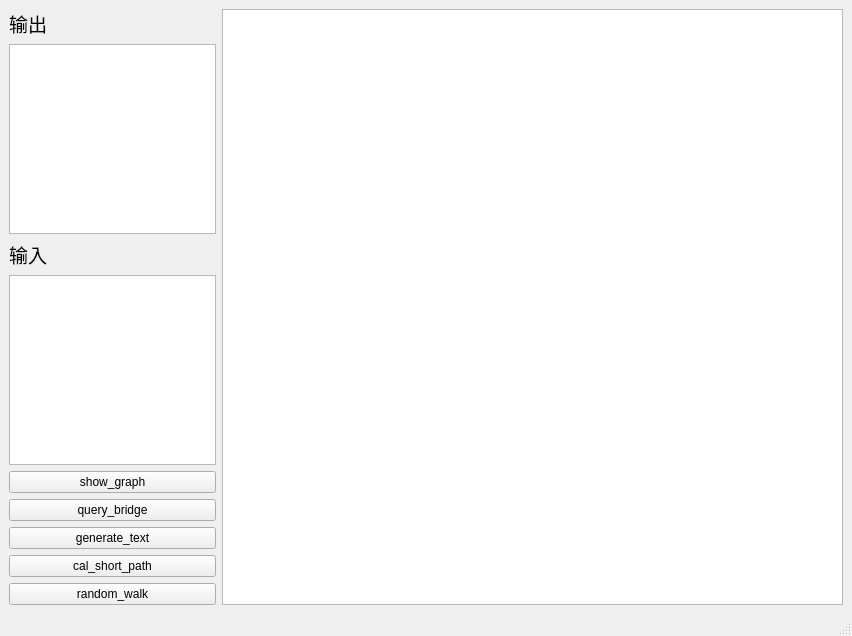
<?xml version="1.0" encoding="UTF-8"?>
<ui version="4.0">
 <class>MainWindow</class>
 <widget class="QMainWindow" name="MainWindow">
  <property name="geometry">
   <rect>
    <x>0</x>
    <y>0</y>
    <width>852</width>
    <height>636</height>
   </rect>
  </property>
  <property name="windowTitle">
   <string>MainWindow</string>
  </property>
  <widget class="QWidget" name="centralwidget">
   <layout class="QHBoxLayout" name="horizontalLayout_3">
    <item>
     <layout class="QHBoxLayout" name="horizontalLayout_2" stretch="1,3">
      <property name="sizeConstraint">
       <enum>QLayout::SetDefaultConstraint</enum>
      </property>
      <property name="leftMargin">
       <number>0</number>
      </property>
      <item>
       <layout class="QVBoxLayout" name="verticalLayout_7">
        <item>
         <layout class="QVBoxLayout" name="verticalLayout_2">
          <item>
           <widget class="QLabel" name="label">
            <property name="font">
             <font>
              <pointsize>14</pointsize>
             </font>
            </property>
            <property name="text">
             <string>输出</string>
            </property>
           </widget>
          </item>
          <item>
           <widget class="QTextEdit" name="textEdit_2">
            <property name="font">
             <font>
              <pointsize>12</pointsize>
             </font>
            </property>
            <property name="html">
             <string>&lt;!DOCTYPE HTML PUBLIC &quot;-//W3C//DTD HTML 4.0//EN&quot; &quot;http://www.w3.org/TR/REC-html40/strict.dtd&quot;&gt;
&lt;html&gt;&lt;head&gt;&lt;meta name=&quot;qrichtext&quot; content=&quot;1&quot; /&gt;&lt;style type=&quot;text/css&quot;&gt;
p, li { white-space: pre-wrap; }
&lt;/style&gt;&lt;/head&gt;&lt;body style=&quot; font-family:'SimSun'; font-size:12pt; font-weight:400; font-style:normal;&quot;&gt;
&lt;p style=&quot;-qt-paragraph-type:empty; margin-top:0px; margin-bottom:0px; margin-left:0px; margin-right:0px; -qt-block-indent:0; text-indent:0px; font-size:6pt;&quot;&gt;&lt;br /&gt;&lt;/p&gt;&lt;/body&gt;&lt;/html&gt;</string>
            </property>
           </widget>
          </item>
          <item>
           <widget class="QLabel" name="label_2">
            <property name="font">
             <font>
              <pointsize>14</pointsize>
             </font>
            </property>
            <property name="text">
             <string>输入</string>
            </property>
           </widget>
          </item>
          <item>
           <widget class="QTextEdit" name="textEdit">
            <property name="font">
             <font>
              <pointsize>12</pointsize>
             </font>
            </property>
            <property name="html">
             <string>&lt;!DOCTYPE HTML PUBLIC &quot;-//W3C//DTD HTML 4.0//EN&quot; &quot;http://www.w3.org/TR/REC-html40/strict.dtd&quot;&gt;
&lt;html&gt;&lt;head&gt;&lt;meta name=&quot;qrichtext&quot; content=&quot;1&quot; /&gt;&lt;style type=&quot;text/css&quot;&gt;
p, li { white-space: pre-wrap; }
&lt;/style&gt;&lt;/head&gt;&lt;body style=&quot; font-family:'SimSun'; font-size:12pt; font-weight:400; font-style:normal;&quot;&gt;
&lt;p style=&quot;-qt-paragraph-type:empty; margin-top:0px; margin-bottom:0px; margin-left:0px; margin-right:0px; -qt-block-indent:0; text-indent:0px; font-size:8pt;&quot;&gt;&lt;br /&gt;&lt;/p&gt;&lt;/body&gt;&lt;/html&gt;</string>
            </property>
           </widget>
          </item>
          <item>
           <widget class="QPushButton" name="pushButton_3">
            <property name="font">
             <font>
              <pointsize>9</pointsize>
             </font>
            </property>
            <property name="text">
             <string>show_graph</string>
            </property>
           </widget>
          </item>
          <item>
           <widget class="QPushButton" name="pushButton_2">
            <property name="font">
             <font>
              <pointsize>9</pointsize>
             </font>
            </property>
            <property name="text">
             <string>query_bridge</string>
            </property>
           </widget>
          </item>
          <item>
           <widget class="QPushButton" name="pushButton_4">
            <property name="font">
             <font>
              <pointsize>9</pointsize>
             </font>
            </property>
            <property name="text">
             <string>generate_text</string>
            </property>
           </widget>
          </item>
          <item>
           <widget class="QPushButton" name="pushButton">
            <property name="font">
             <font>
              <pointsize>9</pointsize>
             </font>
            </property>
            <property name="text">
             <string>cal_short_path</string>
            </property>
           </widget>
          </item>
          <item>
           <widget class="QPushButton" name="pushButton_5">
            <property name="font">
             <font>
              <pointsize>9</pointsize>
             </font>
            </property>
            <property name="text">
             <string>random_walk</string>
            </property>
           </widget>
          </item>
         </layout>
        </item>
       </layout>
      </item>
      <item>
       <widget class="QGraphicsView" name="graphicsView">
        <property name="sizePolicy">
         <sizepolicy hsizetype="Expanding" vsizetype="Expanding">
          <horstretch>0</horstretch>
          <verstretch>0</verstretch>
         </sizepolicy>
        </property>
       </widget>
      </item>
     </layout>
    </item>
   </layout>
  </widget>
  <widget class="QMenuBar" name="menubar">
   <property name="geometry">
    <rect>
     <x>0</x>
     <y>0</y>
     <width>852</width>
     <height>18</height>
    </rect>
   </property>
  </widget>
  <widget class="QStatusBar" name="statusbar"/>
 </widget>
 <resources/>
 <connections/>
</ui>
